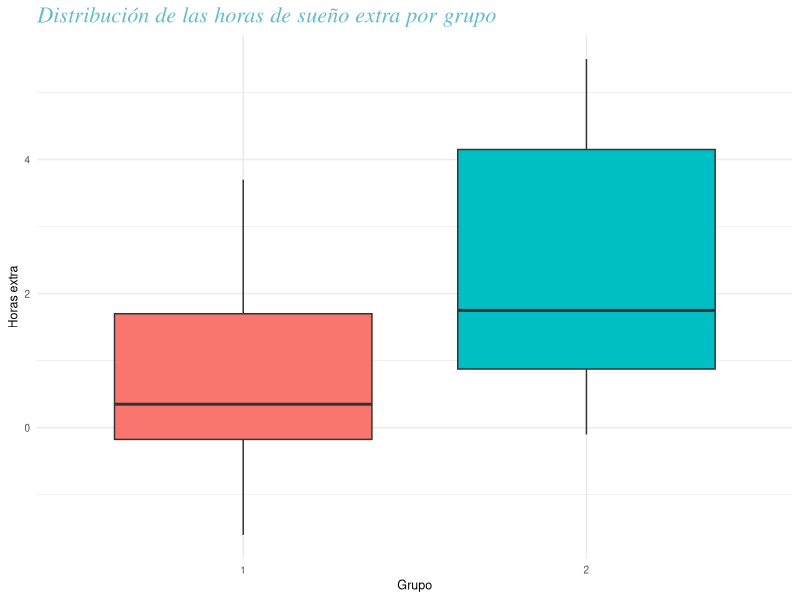
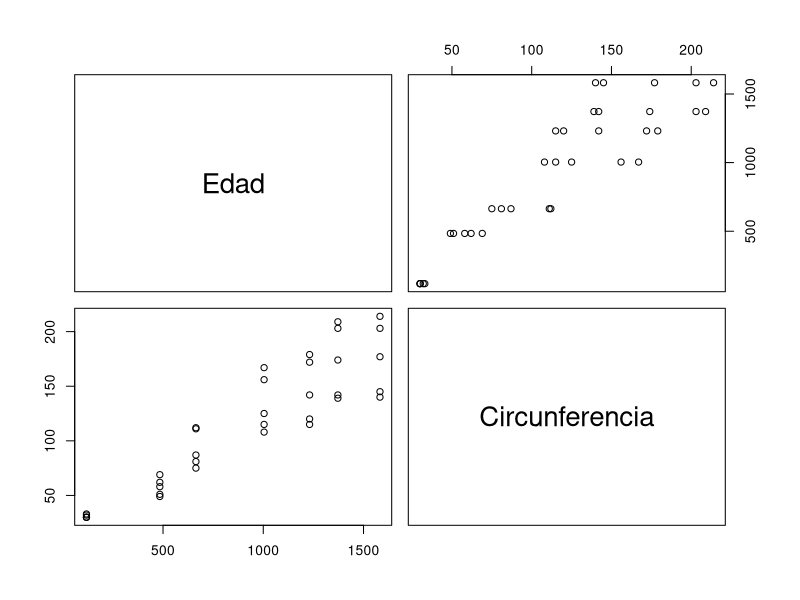
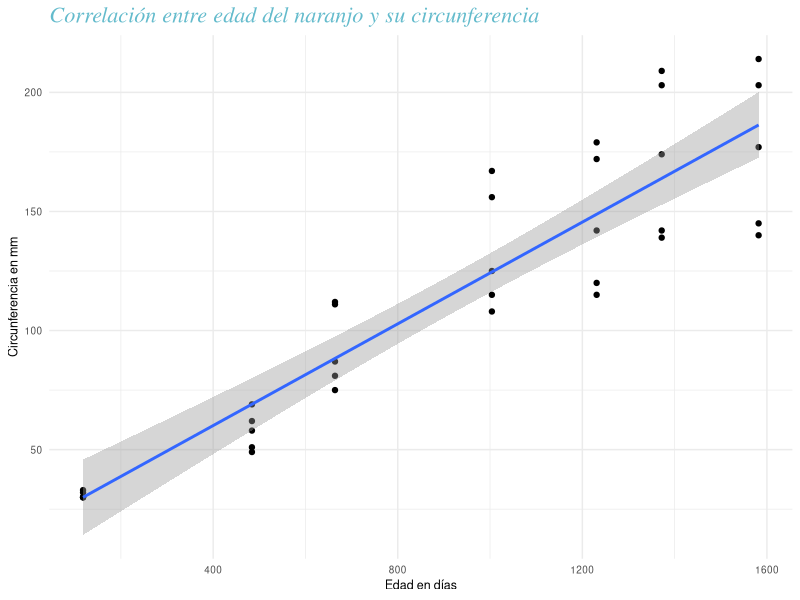

Generate these figures, in order, with R:
## ---- chunk 1
library(dplyr)
library(ggplot2)
## ---- chunk 2
View(sleep)
## ---- chunk 3
Sueño <- sleep
## ---- chunk 4
shapiro.test(Sueño$extra[Sueño$group == 1])
shapiro.test(Sueño$extra[Sueño$group == 2])
## ---- chunk 5
# media
mean(Sueño$extra[Sueño$group == 1])
mean(Sueño$extra[Sueño$group == 2])
# mediana
median(Sueño$extra[Sueño$group == 1])
median(Sueño$extra[Sueño$group == 2])
# moda
sacarmoda <- function(datos){
  libreria <- unique(datos)
  incidencias <- integer(length(libreria))

  for (i in incidencias){
    i <- 0
  }
  
  for (dato in datos){
    aux <- 1
    while (aux <= length(libreria)){
      if (dato == libreria[aux]){
        break
      }else{
      aux <- aux + 1
      }
    }
    incidencias[aux] <- incidencias[aux] + 1
  }
  
  auxmax = incidencias[1]
  for (i in incidencias){
    if (i > auxmax)
      auxmax <- i
  }
  
  libreria[auxmax]
}

sacarmoda(Sueño$extra[Sueño$group == 1])
sacarmoda(Sueño$extra[Sueño$group == 2])
## ---- chunk 6
# Desviación estándar
sd(Sueño$extra[Sueño$group == 1])
sd(Sueño$extra[Sueño$group == 2])
## ---- chunk 7
t.test(Sueño$extra[Sueño$group == 1], Sueño$extra[Sueño$group == 2])
## ---- chunk 8
boxplots_sueño <- ggplot(Sueño, aes(x= group, y= extra, fill= group)) +
  geom_boxplot() +
  labs(title = "Distribución de las horas de sueño extra por grupo", x = "Grupo", y = "Horas extra") + theme_minimal() + theme(plot.title = element_text(size = 16, color = "#64BBCC", face = "italic", "bold", family ="serif"), text = element_text(size = 9), legend.title = element_blank(), legend.text = element_blank(), legend.position='none')
boxplots_sueño
## ---- chunk 9
Base2 <- Orange

View(Base2)
## ---- chunk 10
Circunferencia <- Orange$circumference
Edad <- Orange$age

cor(x = Edad, y = Circunferencia)
pairs(Edad ~ Circunferencia)
## ---- chunk 11
Base2_scatter <- ggplot(Base2, aes(Edad, Circunferencia)) +
  geom_point () +
  geom_smooth(method=lm) +
  labs(title = "Correlación entre edad del naranjo y su circunferencia", x = "Edad en días", y = "Circunferencia en mm") + theme_minimal() + theme(plot.title = element_text(size = 16, color = "#64BBCC", face = "italic", "bold", family ="serif"), text = element_text(size = 9))
Base2_scatter
